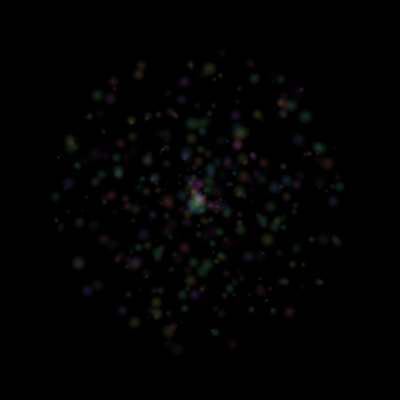
Frame 1 (no input)
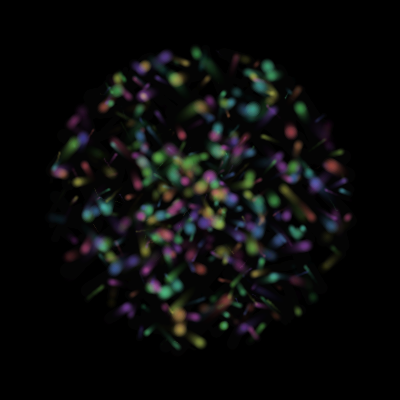
Frame 60 (the mouse pressed at the canvas centre just before this capture)
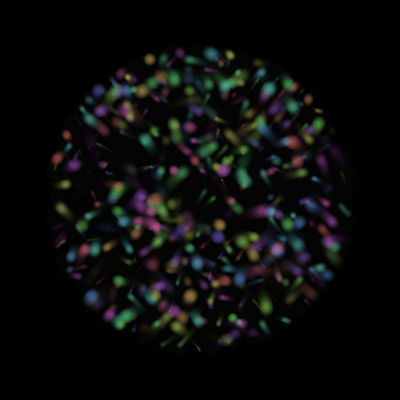
Frame 120 (the mouse held since frame 60 and released just before this capture)

The Processing sketch that drew these frames (run headless with seeded random() and noise(); from frame 60 on, the mouse is pressed at the canvas centre):

// Processing sketch: processing_77973
// ── processing_77973.pde

int MAX_DOTS = 500;
ArrayList<Dot> dots = new ArrayList<Dot>();

void setup() {
  size(400, 400);
  colorMode(HSB, 360, 100, 100);
  background(0);
  smooth();
  for (int i = 0; i < MAX_DOTS;i++) {
    dots.add(new Dot());
  }
}

void draw() {
  //background(0);
  fill(0, 30);
  noStroke();
  rect(0, 0, width, height);

  pushMatrix();
  translate(width/2, height/2);
  for (Dot dot :dots) {
    dot.move().display();
  }
  popMatrix();
}
class Dot {
  float SPEED = 1;
  float ch;
  float r;
  float t;
  float theta;
  float range1 = 150;
  float range2;
  PVector vector;
  PVector momentum;
  
  Dot() {
    float pm1 = (random(1)> 0.5)? 1: -1;
    float pm2 = (random(1)> 0.5)? 1: -1;
    float x_spd = pm1 * random(SPEED/10, SPEED);
    float y_spd = pm2 * random(SPEED/10, SPEED);
    range2 = random(range1);
    theta = random(TWO_PI);
    t = random(TWO_PI);
    ch = random(360);
    r = random(1, 15);
    vector = new PVector(range2*cos(theta), range2*sin(theta));
    momentum = new PVector(x_spd,y_spd);
  }

  Dot display() {
    for (int i = 0; i < 5;i++) {
      strokeWeight(r-(r/5*i));
      stroke(ch, 50+i*5, 100, 10 * abs(sin(t)));
      point(vector.x, vector.y);
    }
    return this;
  }
  Dot move() {
    vector.add(momentum);
    t += 0.05;
    if (vector.mag() > range1) {
      momentum.mult(-1);
    }
    return this;
  }
}
